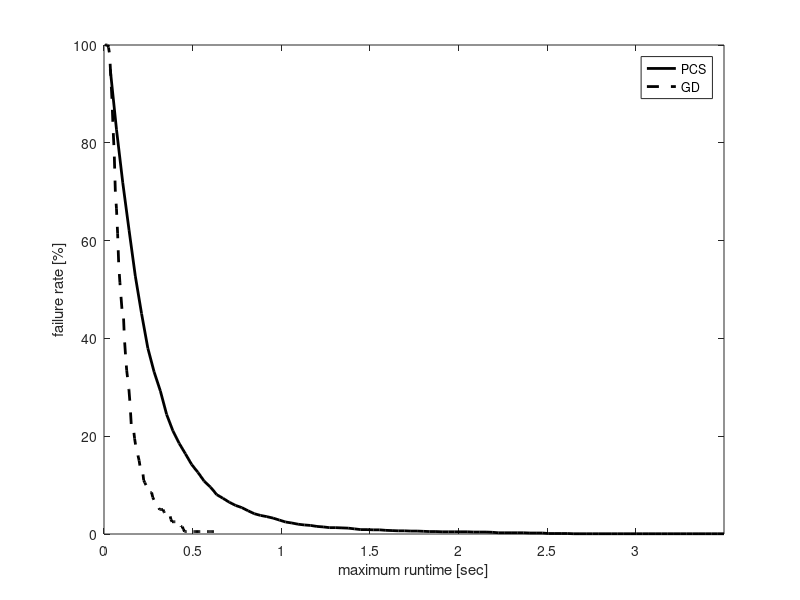
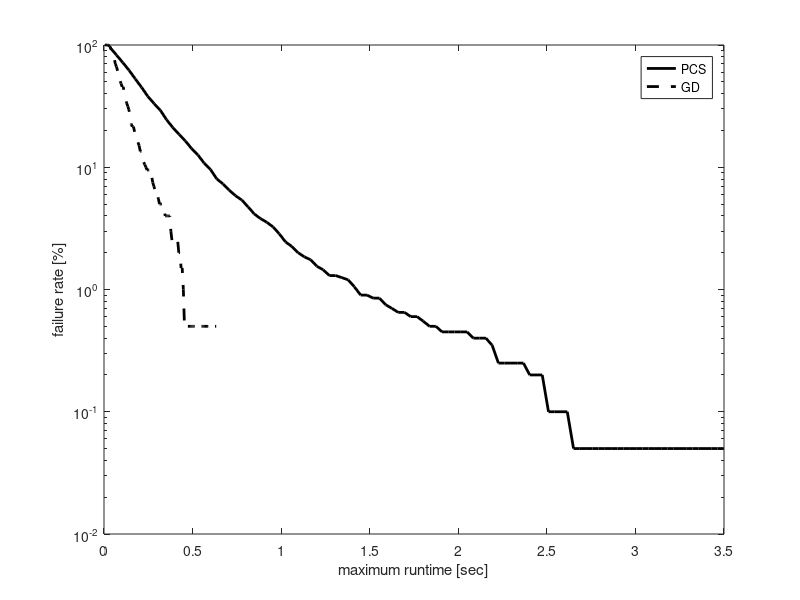

The MATLAB source for these figures, in order:
% In this experiment I compare the performance of the GD (with KDL) and the
% PCS on one scene with obstacles where the start and goal configurations
% are:
% State c_start = {0.5236, 1.7453, -1.8326, -1.4835,	1.5708,	0, 1.004278, 0.2729, 0.9486, -1.15011, 1.81001, -1.97739};
% State c_goal = {0.5236, 0.34907, 0.69813, -1.3963, 1.5708, 0, 0.7096, 1.8032, -1.7061, -1.6286, 1.9143, -2.0155}; // Robot 2 no backflip - Elbow down
% The maximum step distance is:
% d = 0.8 for the PCS
% d = 2.3 for the GD
% With joint limits of the ABB robots
% last updated: 08/02/17


clear all
clc

%%
F = load('benchmark_PCS_3poles_rangeB.txt'); 
D1 = F(F(:,1)==0.8, 2:end);
verf = D1(:,1)==1;
suc = D1(:,2)==1;

disp('PCS:');
disp(['Results of ' num2str(size(D1,1)) ' queries.']);
disp(['Percent of successful queries verified: ' num2str(sum(verf & suc)/sum(suc)*100) '%']);
disp(['Plan distance: ' num2str(D1(1,3)) ]);
disp(['Avg. runtime: ' num2str(mean(D1(:,4))*1e3)  ' +/- ' num2str(std(D1(:,4))/sqrt(size(D1,1))*1e3) ' msec ']);
disp(['Avg. local-connection time: ' num2str(mean(D1(:,12))*1e3)  ' +/- ' num2str(std(D1(:,12))/sqrt(size(D1,1))*1e3) ' msec ']);
disp(['Avg. nodes in path: ' num2str(floor(mean(D1(:,10)))) ]);
disp(['Avg. nodes in trees: ' num2str(floor(mean(D1(:,11)))) ]);
disp(['Avg. number of IK solutions: ' num2str(floor(mean(D1(:,5)))) ]);



%%
F = load('benchmark_GD_3poles_rangeB.txt'); 
D2 = F(F(:,1)==2.3, 2:end);
verf = D2(:,1)==1;
suc = D2(:,2)==1;

disp('GD:');
disp(['Results of ' num2str(size(D2,1)) ' queries.']);
disp(['Percent of successful queries verified: ' num2str(sum(verf & suc)/sum(suc)*100) '%']);
disp(['Plan distance: ' num2str(D2(1,3)) ]);
disp(['Avg. runtime: ' num2str(mean(D2(:,4))*1e3)  ' +/- ' num2str(std(D2(:,4))/sqrt(size(D2,1))*1e3) ' msec ']);
disp(['Avg. local-connection time: ' num2str(mean(D2(:,12))*1e3)  ' +/- ' num2str(std(D2(:,12))/sqrt(size(D2,1))*1e3) ' msec ']);
disp(['Avg. nodes in path: ' num2str(floor(mean(D2(:,10)))) ]);
disp(['Avg. nodes in trees: ' num2str(floor(mean(D2(:,11)))) ]);
disp(['Avg. number of projections: ' num2str(floor(mean(D2(:,5)))) ]);

%%
% PCS
td = D1(:,4);
maxT = max(td);
T1 = linspace(0,maxT,100);
T1 = T1(2:end);
for i = 1:length(T1)
    sd = td < T1(i);
    md(i) = mean(td(sd));
    Md(i) = 1-sum(sd)/length(td);
end
%%
% GD
tg = D2(:,4);
maxT = max(tg);
T2 = linspace(0,maxT,100);
T2 = T2(2:end);
for i = 1:length(T2)
    sg = tg < T2(i);
    mg(i) = mean(tg(sg));
    Mg(i) = 1-sum(sg)/length(tg);
end
%%
h = figure(1);
clf
plot(T1,Md*100,'-k','linewidth',2);
hold on
plot(T2,Mg*100,'--k','linewidth',2);
hold off
xlabel('maximum runtime [sec]');
ylabel('failure rate [%]');
legend('PCS','GD');
xlim([0 max(T1)]);
% set(h, 'Position', [100, 100, 800, 400]);

h = figure(2);
clf
semilogy(T1,Md*100,'-k','linewidth',2);
hold on
semilogy(T2,Mg*100,'--k','linewidth',2);
hold off
xlabel('maximum runtime [sec]');
ylabel('failure rate [%]');
legend('PCS','GD');
% xlim([0 6]);
% set(h, 'Position', [100, 100, 800, 400]);
